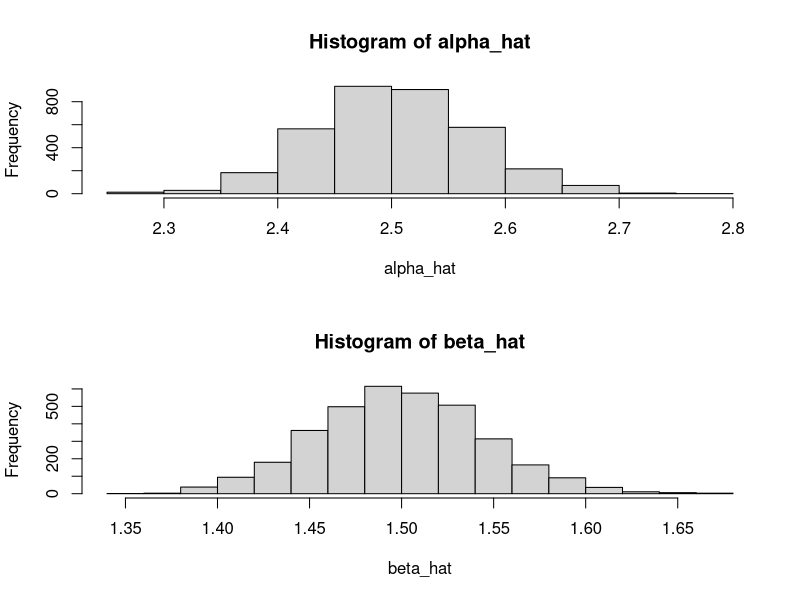

Generate this figure with R:
rm(list=ls(all=T))
alpha=2.5 # shape 
beta=1.5 # scale 
eps=0.25
est_prob_T1=0
est_prob_T2=0
est_alpha=0
est_beta=0
n=c(1200,2200,2500,3000,3500)
for (i in 1:length(n)) {
x=matrix(rgamma(n[i]*n[i],shape=alpha,rate=1/beta),n[i],n[i]) # scale=beta
m1=apply(x,2,mean)
m2=apply(x,2,var)
alpha_hat=m1^2/m2 # T1
beta_hat=m2/m1
#moment estimate
est_alpha[i]=mean(alpha_hat)
est_beta[i]=mean((beta_hat))

est_prob_T1[i]=mean(abs(alpha_hat-alpha)<eps)
est_prob_T2[i]=mean(abs(beta_hat-beta)<eps)

}
cbind(n,est_alpha,est_beta,est_prob_T1,est_prob_T2)
# to check asymptotic dist
par(mfrow=c(2,1))
hist(alpha_hat)  # when n is large
hist(beta_hat)

